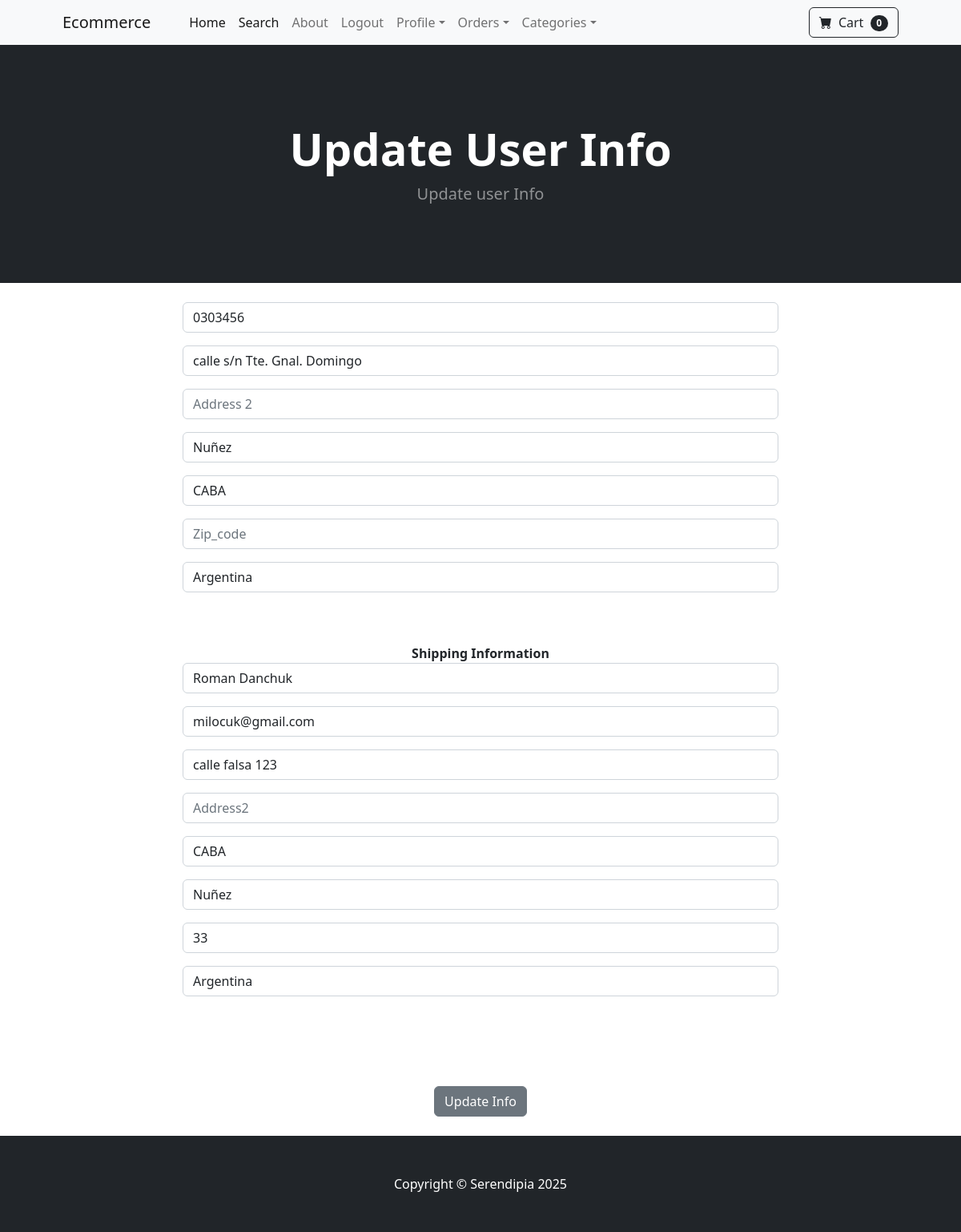
The page /update_info/ (signed in) on the database its author committed.
### store/models.py (models this page shows, shortened)
class Profile(models.Model):
    user = models.OneToOneField(User, on_delete=models.CASCADE)
    date_modified = models.DateTimeField(User, auto_now=True)
    phone = models.CharField(max_length=20, blank=True)
    address1 = models.CharField(max_length=200, blank=True)
    address2 = models.CharField(max_length=200, blank=True)
    city = models.CharField(max_length=200, blank=True)
    state = models.CharField(max_length=200, blank=True)
    zip_code = models.CharField(max_length=200, blank=True)
    country = models.CharField(max_length=200, blank=True)
    old_cart = models.CharField(max_length=200, blank=True)

### payment/models.py (models this page shows, shortened)
class ShippingAddress(models.Model):
    user = models.ForeignKey(User, on_delete=models.CASCADE, null=True, blank=True)
    shipping_full_name = models.CharField(max_length=255)
    shipping_email = models.CharField(max_length=255)
    shipping_address1 = models.CharField(max_length=255)
    shipping_address2 = models.CharField(max_length=255, null=True, blank=True)
    shipping_city = models.CharField(max_length=255)
    shipping_state = models.CharField(max_length=255)
    shipping_zipcode = models.CharField(max_length=255, null=True, blank=True)
    shipping_country  =models.CharField(max_length=255)
    class Meta:
        verbose_name_plural = "Shipping Address"

### store/views.py (the view)
# urls.py: path('update_info/',views.update_info,name='update_info'),
def update_info(request):
    if request.user.is_authenticated:
        current_user = Profile.objects.get(user__id=request.user.id)
        shipping_user = ShippingAddress.objects.get(user__id=request.user.id)
        form = UserInfoForm(request.POST or None, instance=current_user)
        shipping_form = ShippingForm(request.POST or None, instance=shipping_user)
        if form.is_valid() or shipping_form.is_valid():
            form.save()
            shipping_form.save()
            messages.success(request,'Your info has been Updated!')
            return redirect('home')
        return render(request,'update_info.html',{'form':form,'shipping_form':shipping_form})
    else:
        messages.error(request,'You must be logged in')
        return redirect('home')

### store/forms.py
class UserInfoForm(forms.ModelForm):
    phone = forms.CharField(label='', widget=forms.TextInput(attrs={'class':'form-control','placeholder':'Phone'}), required=False)
    address1 = forms.CharField(label='', widget=forms.TextInput(attrs={'class':'form-control','placeholder':'Address 1'}), required=False)
    address2 = forms.CharField(label='', widget=forms.TextInput(attrs={'class':'form-control','placeholder':'Address 2'}), required=False)
    city = forms.CharField(label='', widget=forms.TextInput(attrs={'class':'form-control','placeholder':'City'}), required=False)
    state = forms.CharField(label='', widget=forms.TextInput(attrs={'class':'form-control','placeholder':'State'}), required=False)
    zip_code = forms.CharField(label='', widget=forms.TextInput(attrs={'class':'form-control','placeholder':'Zip_code'}), required=False)
    country = forms.CharField(label='', widget=forms.TextInput(attrs={'class':'form-control','placeholder':'country'}), required=False)
    class Meta:
        model = Profile
        fields = ('phone','address1','address2','city','state','zip_code','country')

### cart/cart.py (called while the page is built)
    def __len__(self):
        return len(self.cart)

### cart/context_processors.py (called while the page is built)
def cart(request):
    return {'cart':Cart(request)}

### store/templates/update_info.html (shortened to what this page needs)
{% extends 'base.html' %}
{% block content %}
    <header class="bg-dark py-5">
        <div class="container px-4 px-lg-5 my-5">
            <div class="text-center text-white">
                <h1 class="display-4 fw-bolder">Update User Info</h1>
                <p class="lead fw-normal text-white-50 mb-0">Update user Info</p>
            </div>
        </div>
    </header>
    <div class="container">
        <div class="row">
            <center>
                <div class="col-8">
                    <form method="POST" action="{% url 'update_info' %}">
                        {{ form.as_p }}
                        <br/><br/>
                        <strong>Shipping Information</strong>
                        <br>
                        {{ shipping_form.as_p }}
                        <br/><br/><br/><br/>
                        <button type="submit" class="btn btn-secondary">
                            Update Info
                        </button>
                    </form>
                </div>
            </center>
        </div>
    </div>
{% endblock %}

### rows shown on the page
Profile: phone "0303456", address1 "calle s/n Tte. Gnal. Domingo", city "Nuñez", state "CABA", country "Argentina"
ShippingAddress: shipping_full_name "Roman Danchuk", shipping_email "milocuk@gmail.com", shipping_address1 "calle falsa 123", shipping_city "CABA", shipping_state "Nuñez", shipping_zipcode "33", shipping_country "Argentina"

### other values the page prints
{{ cart | length }} "0"
